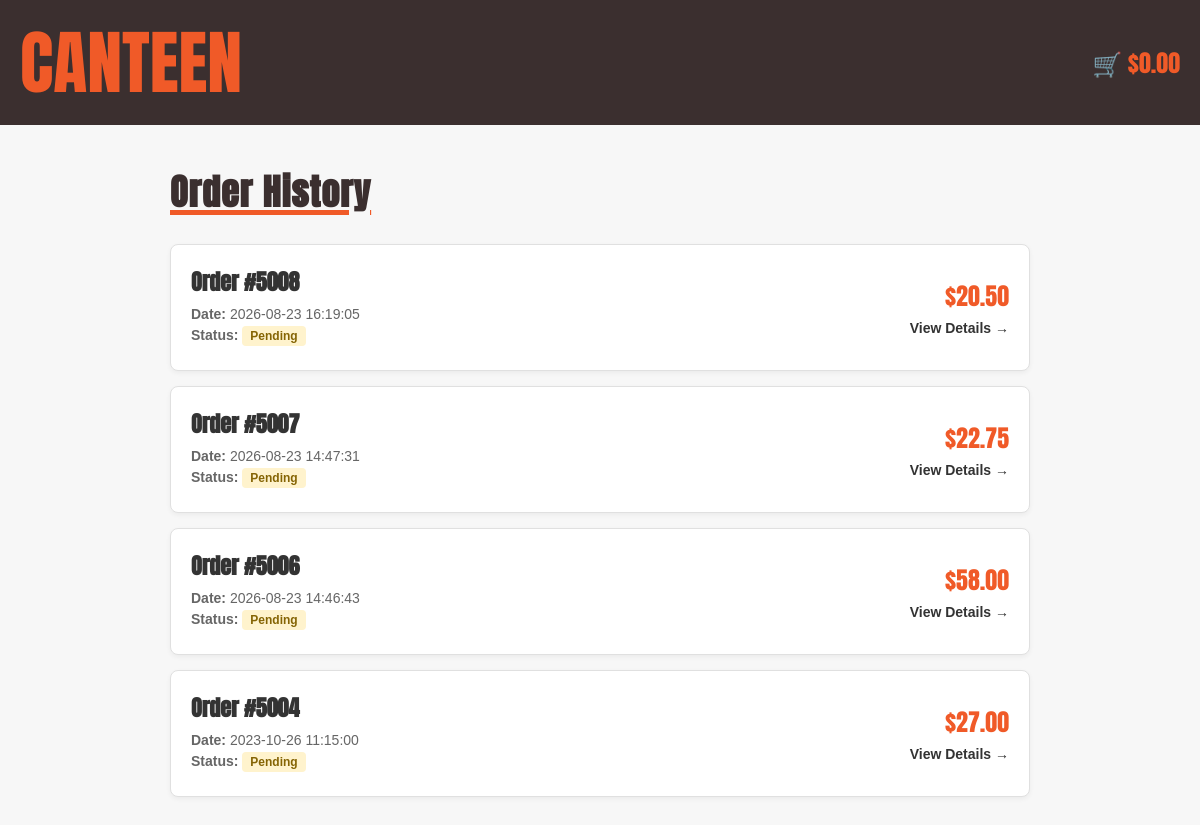
The page /order_history (signed in) on the database its author committed.
### tables this page shows
CREATE TABLE "Order" (order_ID INTEGER PRIMARY KEY NOT NULL UNIQUE, student_ID INTEGER (5) REFERENCES User (ID), order_date TEXT, total_price NUMERIC (10, 2), status INTEGER);

### app.py (the view)
@app.route('/order_history')
def order_history():
    if 'user_id' not in session:
        return redirect('/login')
    user_ID = session['user_id']
    db = get_db()
    db.row_factory = sqlite3.Row
    cursor = db.cursor()
    cursor.execute(
        """
        SELECT order_ID, order_date, total_price, status
        FROM "Order"
        WHERE student_ID = ?
        ORDER BY order_date DESC
        """,
        (user_ID,)
    )
    orders = cursor.fetchall()
    cursor.close()
    return render_template(
        'order_history.html',
        orders=orders,
        total=get_trolley_total()
    )

### app.py (called while the page is built)
def get_db():
    db = getattr(g, '_database', None)
    if db is None:
        db = g._database = sqlite3.connect(DATABASE)
    return db

@app.teardown_appcontext
def close_connection(exception):
    db = getattr(g, '_database', None)
    if db is not None:
        db.close()

def get_trolley_total():
    if 'user_id' not in session:
        return 0.0
    user_ID = session['user_id']
    db = get_db()
    db.row_factory = sqlite3.Row
    cursor = db.cursor()
    cursor.execute(
        """
        SELECT Menu.price, Trolley.quantity
        FROM Trolley
        JOIN Menu ON Trolley.item_ID = Menu.item_ID
        WHERE Trolley.user_ID = ?
        """,
        (user_ID,)
    )
    trolley_items = cursor.fetchall()
    cursor.close()
    return sum(item['price'] * item['quantity'] for item in trolley_items)

### templates/order_history.html (shortened to what this page needs)
<!DOCTYPE html>
<html lang="en">
<head>
  <link rel="stylesheet" href="{{ url_for('static', filename='style.css') }}">
  <link rel="stylesheet" href="{{ url_for('static', filename='order_history.css') }}">
</head>
<body>
  <header>
    <div class="top-bar">
      <div class="container top-bar-content">
        <div class="top-left"><a href="{{ url_for('home') }}">CANTEEN</a></div>
        <div class="cart">
          <a href="{{ url_for('trolley') }}" id="cart-total-link">🛒 ${{ "%.2f"|format(total) }}</a>
        </div>
      </div>
    </div>
  </header>
  <main class="history-container">
    <h1 class="history-title">Order History</h1>
    {% if orders %}
      <div class="order-history-list">
        {% for order in orders %}
          <a href="{{ url_for('order_detail', order_ID=order.order_ID) }}" class="order-history-card">
            <div class="order-card-info">
              <h3>Order #{{ order.order_ID }}</h3>
              <p><strong>Date:</strong> {{ order.order_date }}</p>
              <p>
                <strong>Status:</strong>
                {% if order.status == 1 %}
                  <span class="status-badge completed">Completed</span>
                {% else %}
                  <span class="status-badge pending">Pending</span>
                {% endif %}
              </p>
            </div>
            <div class="order-card-total">
              <p class="total-amount">${{ "%.2f"|format(order.total_price) }}</p>
              <span class="view-link">View Details &rarr;</span>
            </div>
          </a>
        {% endfor %}
      </div>
    {% else %}
      <p>You haven't placed any orders yet.</p>
      <a href="{{ url_for('home') }}" class="add-btn">Browse Menu</a>
    {% endif %}
  </main>
</body>
</html>

### static/style.css (style rules this page uses)
* { margin: 0; padding: 0; box-sizing: border-box; }
body { margin: 0; padding: 0; overflow-x: hidden; background-color: #f7f7f7; font-family: "Anton", sans-serif; text-transform: uppercase; }
.container { width: 100%; max-width: 1400px; margin-left: auto; margin-right: auto; padding-left: 20px; padding-right: 20px; }
.top-bar { background: #3b2f2f; width: 100%; padding: 10px 0; }
.top-bar-content { display: flex; justify-content: space-between; align-items: center; }
.top-left, .top-right { flex: 1; }
.top-left a { color: #f05a28; font-size: 70px; text-decoration: none; display: flex; }
.cart a { margin-left: auto; padding: 12px 0px 12px 20px; }
h1 { font-weight: 700; font-style: normal; text-align: left; margin: 25px 0 20px 0; color: #3b2f2f; }

### static/order_history.css (style rules this page uses)
body { text-transform: none; }
.cart a { margin-left: auto; padding: 12px 0px 12px 20px; text-decoration: none; color: #f05a28; font-weight: 400; display: inline-block; font-size: 24px; }
.history-container { max-width: 900px; margin: 40px auto; padding: 0 20px; font-family: Arial, sans-serif; }
.history-title { font-family: 'Anton', sans-serif; font-size: 36px; color: #3b2f2f; margin-bottom: 25px; letter-spacing: 1px; text-decoration: underline; text-decoration-color: #f05a28; text-decoration-thickness: 5px; }
.order-history-list { display: flex; flex-direction: column; gap: 15px; }
.order-history-card { display: flex; justify-content: space-between; align-items: center; background-color: #ffffff; border: 1px solid #e0e0e0; border-radius: 8px; padding: 20px; text-decoration: none; color: #333333; box-shadow: 0 2px 5px rgba(0,0,0,0.05); transition: transform 0.2s ease, border-color 0.2s ease; }
.order-card-info h3 { font-family: 'Anton', sans-serif; font-size: 22px; color: #333333; margin: 0 0 8px 0; text-decoration: none; }
.order-card-info p { margin: 4px 0; font-size: 14px; color: #666666; }
.status-badge { display: inline-block; padding: 3px 8px; border-radius: 4px; font-size: 12px; font-weight: bold; }
.status-badge.pending { background-color: #fff3cd; color: #856404; }
.order-card-total { text-align: right; }
.total-amount { font-family: 'Anton', sans-serif; font-size: 24px; color: #f05a28; margin: 0 0 5px 0; }
.view-link { font-size: 14px; font-weight: bold; color: #333333; }

### rows shown on the page
Order: order_ID "5008", order_date "2026-08-23 16:19:05", status "Pending", total_price "20.50"
Order: order_ID "5007", order_date "2026-08-23 14:47:31", status "Pending", total_price "22.75"
Order: order_ID "5006", order_date "2026-08-23 14:46:43", status "Pending", total_price "58.00"
Order: order_ID "5004", order_date "2023-10-26 11:15:00", status "Pending", total_price "27.00"

### other values the page prints
{{ "%.2f"|format(total) }} "0.00"
